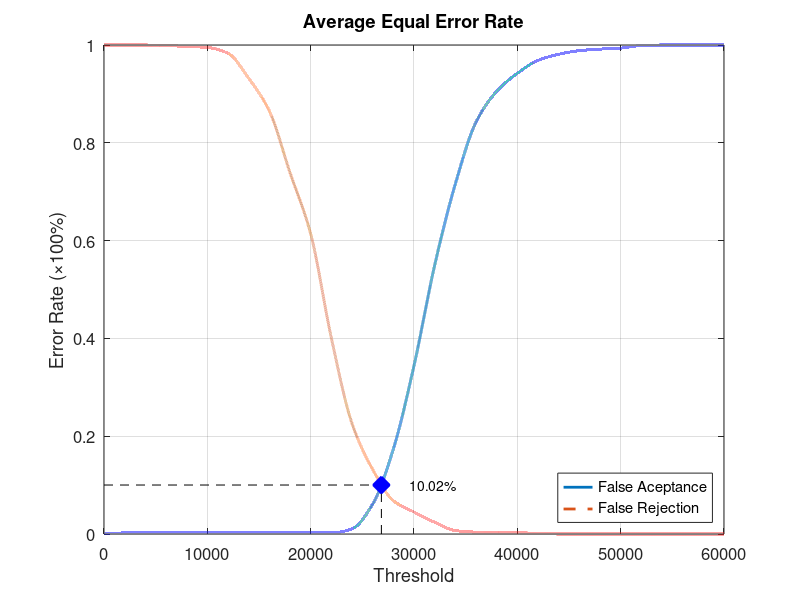
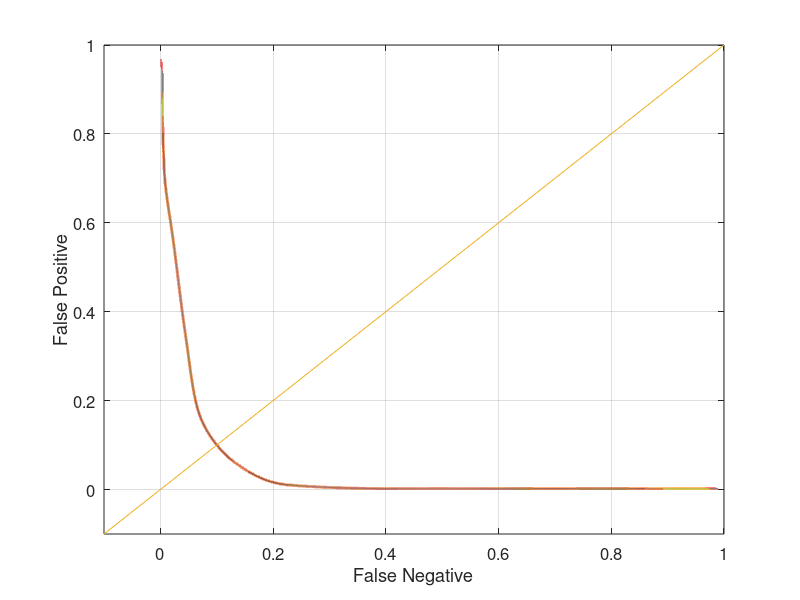

The MATLAB source for these figures, in order:
function yEER = Database3Average
close all;
clear;
clc;
x = 0:2000:60000;
xq = 0:0.5:60000;

y0 = [0 0.00210526 0.00210526 0.00210526 0.00210526 0.00210526 0.00210526 0.00210526 0.00210526 0.00210526 0.00210526 0.00210526 0.0105263 0.0610526 0.173684 0.344211 0.549474 0.715789 0.842105 0.905263 0.942105 0.968421 0.981053 0.988421 0.991579 0.993684 0.998947 1 1 1 1];
yy0 = interp1(x, y0, xq, 'pchip');
y1 = [1 1 1 0.999 0.997 0.995 0.983 0.932 0.865 0.739 0.614 0.401 0.226 0.132 0.068 0.045 0.024 0.007 0.004 0.004 0.003 0.001 0 0 0 0 0 0 0 0 0];
yy1 = interp1(x, y1, xq, 'pchip');

% Calculating EER: 
y2 = abs(y0 - y1);
find(y2 == min(y2))
yy2 = abs(yy0 - yy1);
xEER = find(yy2 == min(yy2));
xEERIndex = xq(xEER) % X-axis EER
yEER = yy0(xEER) % Y-axis EER

main = figure
plot(xq, yy0,'-','LineWidth', 2);	hold on
plot(xq, yy1,'--','LineWidth', 2);	hold on
plot([xEERIndex xEERIndex], [0 yEER], 'k--');	hold on
plot([0 xEERIndex], [yEER yEER], 'k--');	hold on
plot(xEERIndex, yEER, 'bx', 'LineWidth', 10);	hold on
text(xEERIndex + 10 * xEERIndex / 100, yEER, [num2str(round((10000 * yEER)) / 100) '%'])
legend('False Aceptance', 'False Rejection', 'Location', 'SouthEast')
xlabel('Threshold')
ylabel('Error Rate (\times100%)')
title('Average Equal Error Rate')
set(gca, 'FontSize', 12)
axis([0 60000 0 1])
grid on

print(main, 'Database3AverageMain', '-dpng');
FNRxFPR = figure('Color', [1 1 1]);
plot(yy1, yy0, '-', yy1, yy0, 'LineWidth', 2);
hold on
y = -0.1:0.1:1
plot(y, y); 
set(gca, 'FontSize', 12)
xlabel('False Negative')
ylabel('False Positive')
axis([-0.1 1 -0.1 1])
set(gca, 'FontSize', 12)
grid on

print(FNRxFPR, 'Database3AverageFNRxFPR','-dpng');
end
